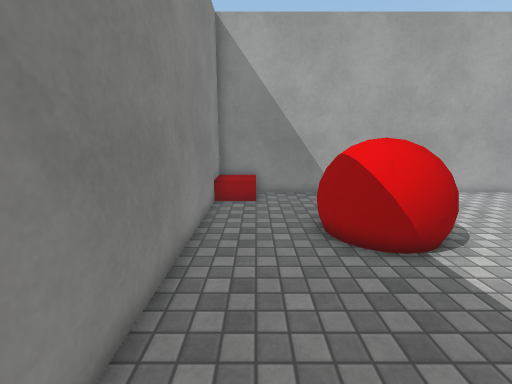
View 1 (above)

15 first-person views from a walk through a scene from a Unity 3-D project. The camera is 1.5 m above the floor, tilts 12° down and sees 90° across. The floor is counted in squares, 0.5 m on a side. Each view is taken from the middle of a square. On the plan, view 1 faces up. The plan holds only what a view shows up to about 19 squares ahead; the rest is blank. The player is left out. Surface patterns are stand-ins for the level's own textures.

View 2
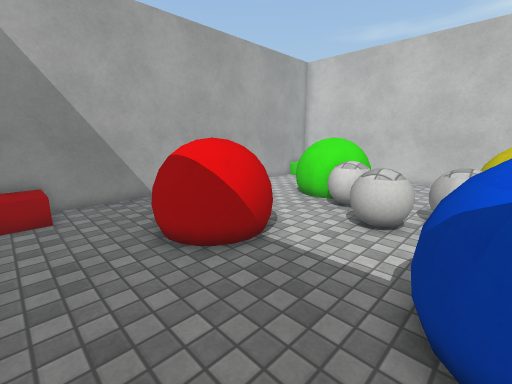

View 3
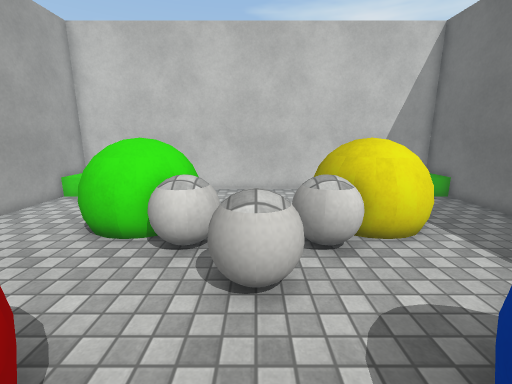

View 4
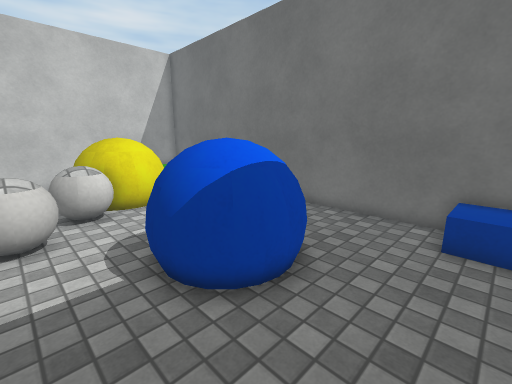

View 5
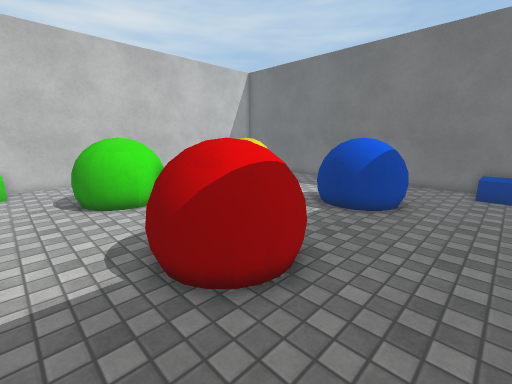

View 6
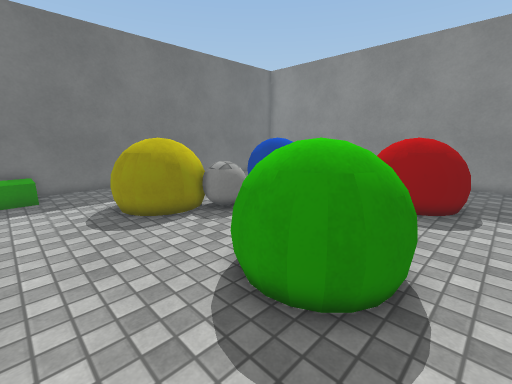

View 7
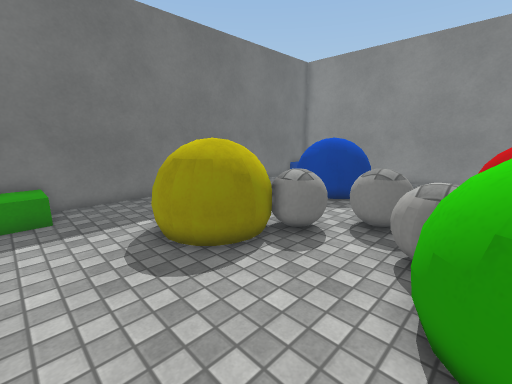

View 8
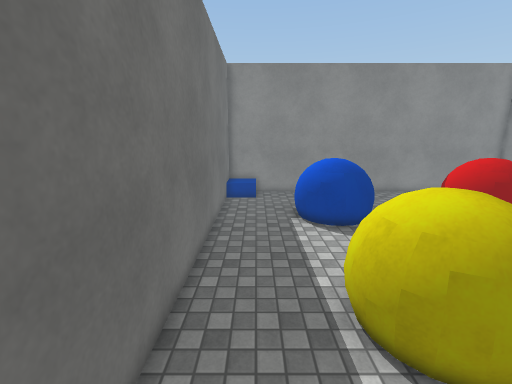

View 9
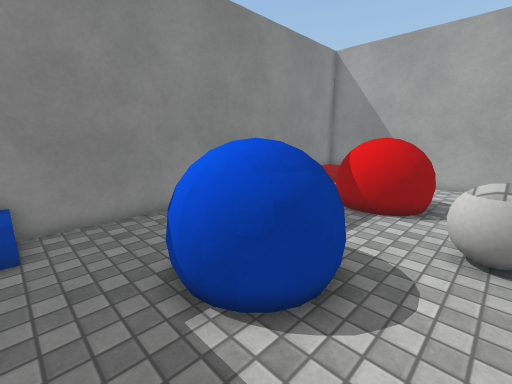

View 10
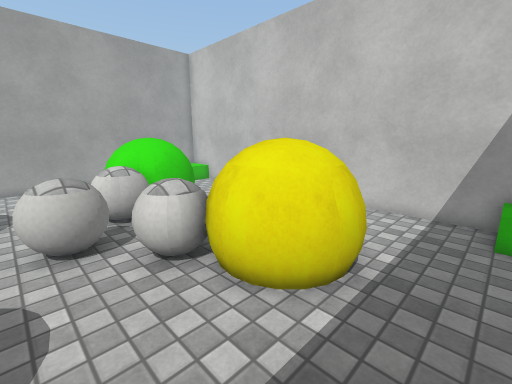

View 11
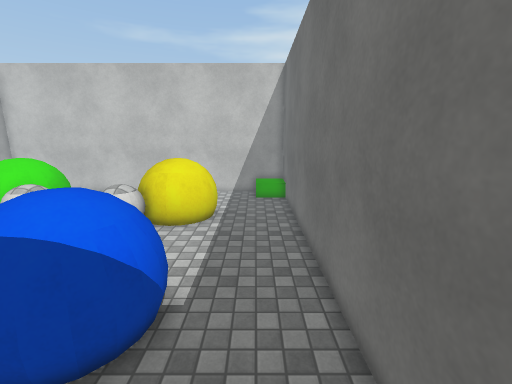

View 12
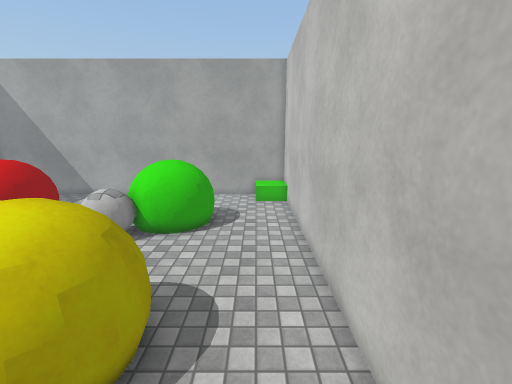

View 13
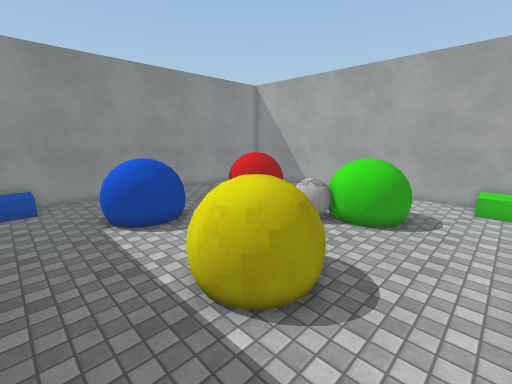

View 14
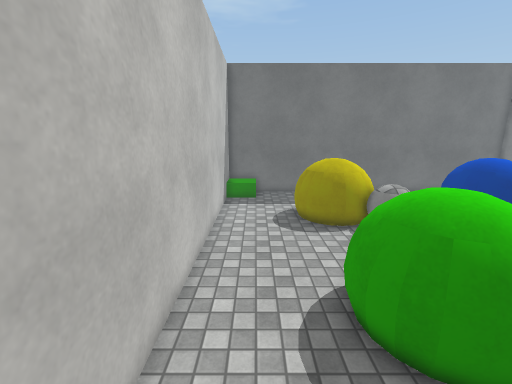

View 15
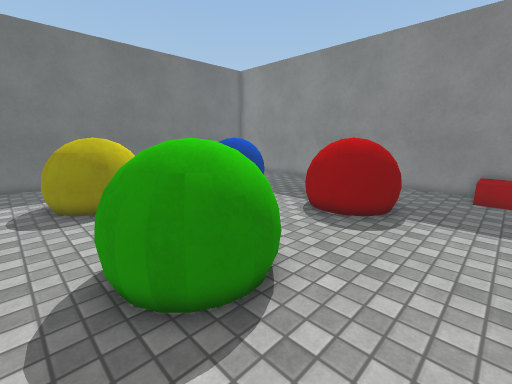

### Floor plan
Key: @ floor where view 1 was taken; # wall or solid block; . main floor; : floor 0.5 m higher than the main floor; / step, stairs or slope; = window, fence, low wall or low ledge; ^ raised ledge; B red ball; G green ball; L blue ball; Y yellow ball.
Columns run from 2 left of view 1 to 18 right of it. Each row starts with its distance up from view 1.
 14 #####################
 13 # ................/:#
 12 #.................//#
 11 #...................#
 10 #....BBB.....GGG....#
  9 #...BBBBB...GGGGG...#
  8 #...BBBBB...GGGGG...#
  7 #...BBBBB..=#GGGG...#
  6 #....BBB...=^#GG....#
  5 #........=====......#
  4 #........=^=........#
  3 #........=====......#
  2 #....LLL...=^#YY....#
  1 #...LLLLL..=#YYYY...#
  0 #.@.LLLLL...YYYYY...#
 -1 #...LLLLL...YYYYY...#
 -2 #....LLL.....YYY....#
 -3 #...................#
 -4 #//...............//#
 -5 #:/.............../:#
 -6 #####################

Where each view was taken, in squares from view 1:
view 1: 0 up, 0 right, facing up
view 2: 1 up, 1 left, facing up-right
view 3: 4 up, 3 right, facing right
view 4: 4 up, 1 left, facing down-right
view 5: 12 up, 1 left, facing down-right
view 6: 11 up, 17 right, facing down-left
view 7: 7 up, 17 right, facing down-left
view 8: 4 down, 17 right, facing left
view 9: 4 down, 8 right, facing up-left
view 10: 4 down, 7 right, facing up-right
view 11: 4 down, 1 left, facing right
view 12: 4 down, 16 right, facing up
view 13: 5 down, 17 right, facing up-left
view 14: 13 up, 16 right, facing down
view 15: 13 up, 15 right, facing down-left
